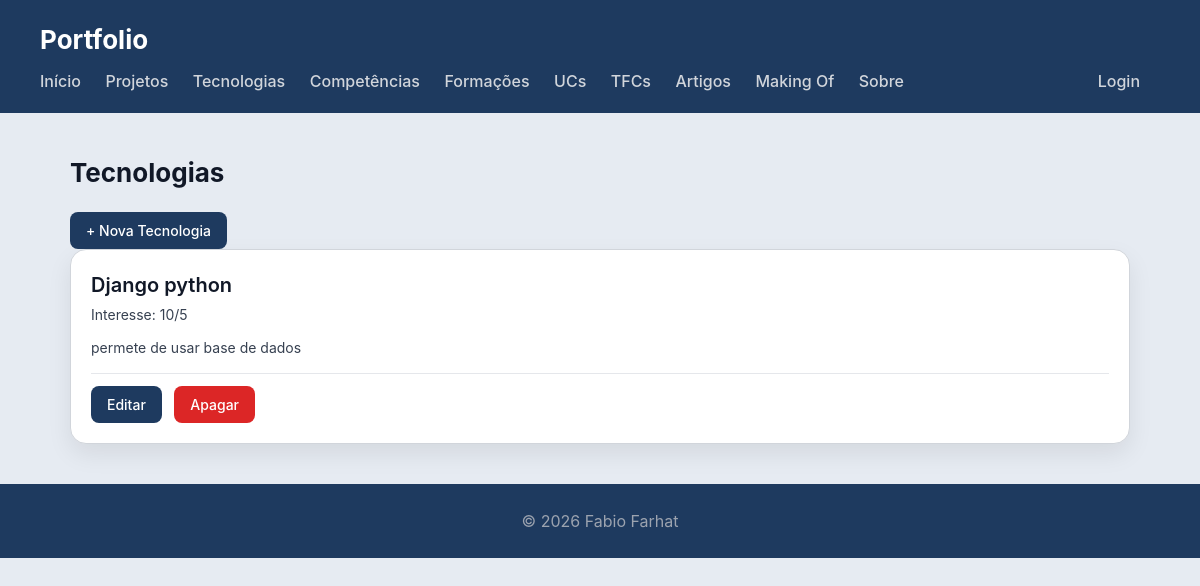
/portfolio/tecnologias/, run on an earlier commit of the app's database.
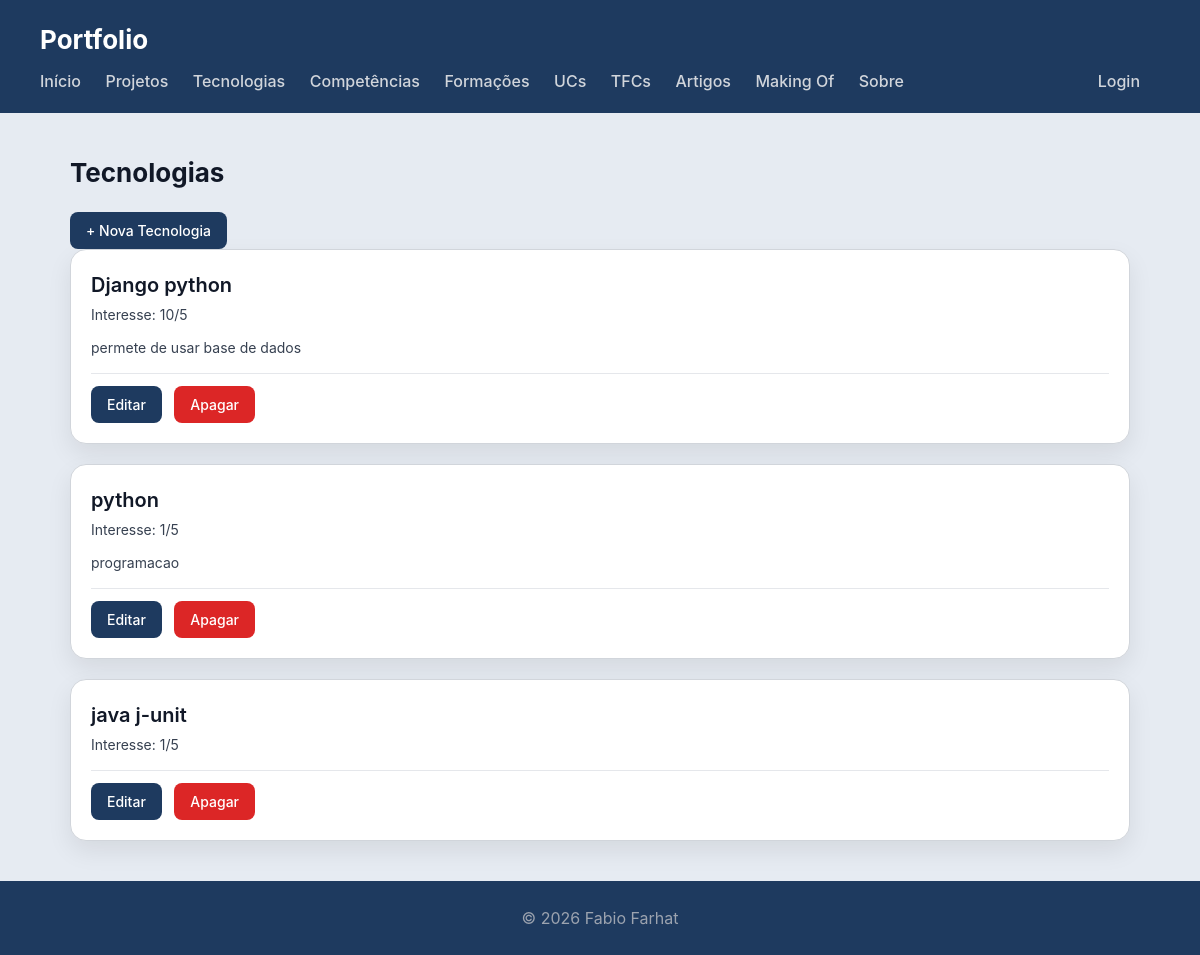
And on a later commit of the database.
### portfolio/models.py (models this page shows, shortened)
class Tecnologia(models.Model):
    nome = models.CharField(max_length=100)
    descricao = models.CharField(max_length=500, blank=True)
    logo = models.ImageField(upload_to='tecnologias/', blank=True, null=True)
    site = models.URLField(blank=True)
    interesse = models.IntegerField(default=1, help_text="Nível de interesse de 1 a 5")
    class Meta:
        verbose_name_plural = "Tecnologias"

### portfolio/views.py (the view)
# urls.py: path('tecnologias/', views.tecnologias_view, name="tecnologias"),
def tecnologias_view(request):
    tecnologias = Tecnologia.objects.all().order_by('-interesse')
    return render(request, 'portfolio/tecnologias.html', {
        'tecnologias': tecnologias,
        'is_gestor': request.user.is_authenticated and is_gestor(request.user),
    })

### portfolio/templates/portfolio/tecnologias.html (shortened to what this page needs)
{% extends "portfolio/base.html" %}
{% block content %}
<h2>Tecnologias</h2>
<p><a href="{% url 'portfolio:tecnologia_criar' %}" class="btn">+ Nova Tecnologia</a></p>
<section>
    {% for tec in tecnologias %}
    <article>
        <header>
            <h3>{{ tec.nome }}</h3>
            <p>Interesse: {{ tec.interesse }}/5</p>
        </header>
        <section>
            <p>{{ tec.descricao }}</p>
        </section>
        <section class="acoes">
            <a href="{% url 'portfolio:tecnologia_editar' tec.id %}" class="btn">Editar</a>
            <a href="{% url 'portfolio:tecnologia_apagar' tec.id %}" class="btn btn-danger">Apagar</a>
        </section>
    </article>
    {% empty %}
        <p>Sem tecnologias registadas.</p>
    {% endfor %}
</section>
{% endblock %}

What changed in the data, as far as the page shows it:
added Tecnologia: nome "python", interesse "1", descricao "programacao"
added Tecnologia: nome "java j-unit", interesse "1"
